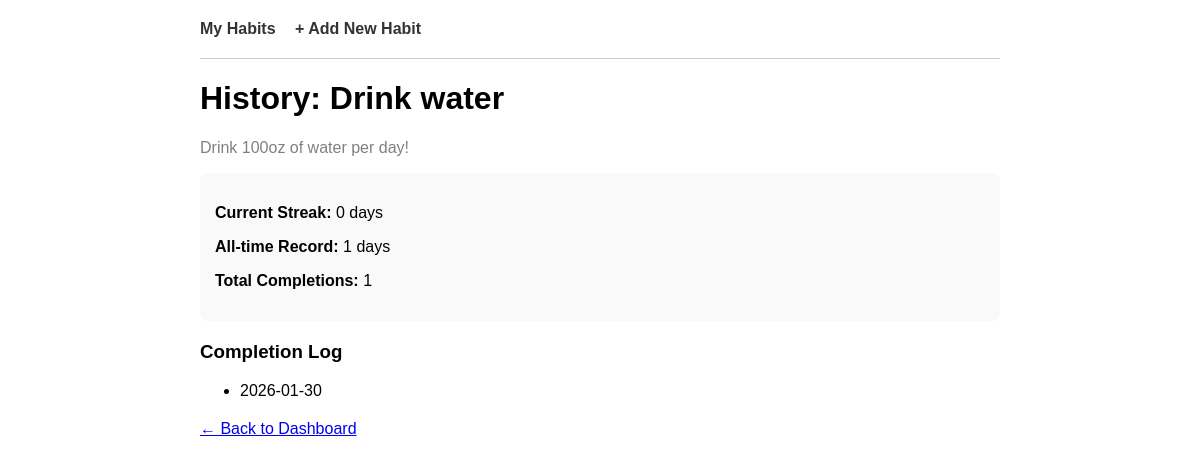
The page /habit/5 on the database its author committed.
### tables this page shows
CREATE TABLE habits (
    id INTEGER PRIMARY KEY AUTOINCREMENT,
    name TEXT NOT NULL,
    description TEXT,
    longest_streak INTEGER NOT NULL DEFAULT 0
);

CREATE TABLE logs (
    id INTEGER PRIMARY KEY AUTOINCREMENT,
    habit_id INTEGER NOT NULL,
    date TEXT NOT NULL,
    UNIQUE(habit_id, date),
    FOREIGN KEY(habit_id) REFERENCES habits(id)
);

### application.py (the view)
@app.route("/habit/<int:habit_id>")
def habit_history(habit_id):
    habit = db.execute("SELECT name, description, longest_streak FROM habits WHERE id = ?", habit_id)
    if not habit:
        return redirect("/")
    habit = habit[0]
    logs = db.execute("SELECT date FROM logs WHERE habit_id = ? ORDER BY date", habit_id)
    dates = [row["date"] for row in logs]
    current_streak = compute_current_streak(dates)
    total_done = len(dates)
    return render_template("history.html", habit_name=habit["name"], description=habit.get("description"),
                           dates=dates, current_streak=current_streak,
                           longest_streak=habit["longest_streak"], total_done=total_done)

### application.py (called while the page is built, shortened)
def compute_current_streak(dates):
    if not dates:
        return 0
    sorted_dates = sorted(dates)
    last_date_str = sorted_dates[-1]
    last_date = date.fromisoformat(last_date_str)
    today = date.today()
    if last_date < today - timedelta(days=1):
        return 0

### templates/history.html
{% extends "layout.html" %}
{% block main %}
    <h1>History: {{ habit_name }}</h1>
    {% if description %}
        <p style="color:gray;">{{ description }}</p>
    {% endif %}
    <div style="background-color:#f9f9f9; padding:15px; border-radius:8px; margin-bottom:20px;">
        <p><strong>Current Streak:</strong> {{ current_streak }} days</p>
        <p><strong>All-time Record:</strong> {{ longest_streak }} days</p>
        <p><strong>Total Completions:</strong> {{ total_done }}</p>
    </div>
    <h3>Completion Log</h3>
    {% if dates|length == 0 %}
        <p>No completions yet.</p>
    {% else %}
        <ul>
        {% for d in dates %}
            <li>{{ d }}</li>
        {% endfor %}
        </ul>
    {% endif %}
    <p style="margin-top:20px;"><a href="/">&larr; Back to Dashboard</a></p>
{% endblock %}

### templates/layout.html (style rules this page uses)
body { font-family: sans-serif; margin: 20px; max-width: 800px; margin: 0 auto; padding: 20px; }

### rows shown on the page
habits: name "Drink water", description "Drink 100oz of water per day!"
logs: date "2026-01-30"

### other values the page prints
{{ current_streak }} "0"
{{ longest_streak }} "1"
{{ total_done }} "1"
